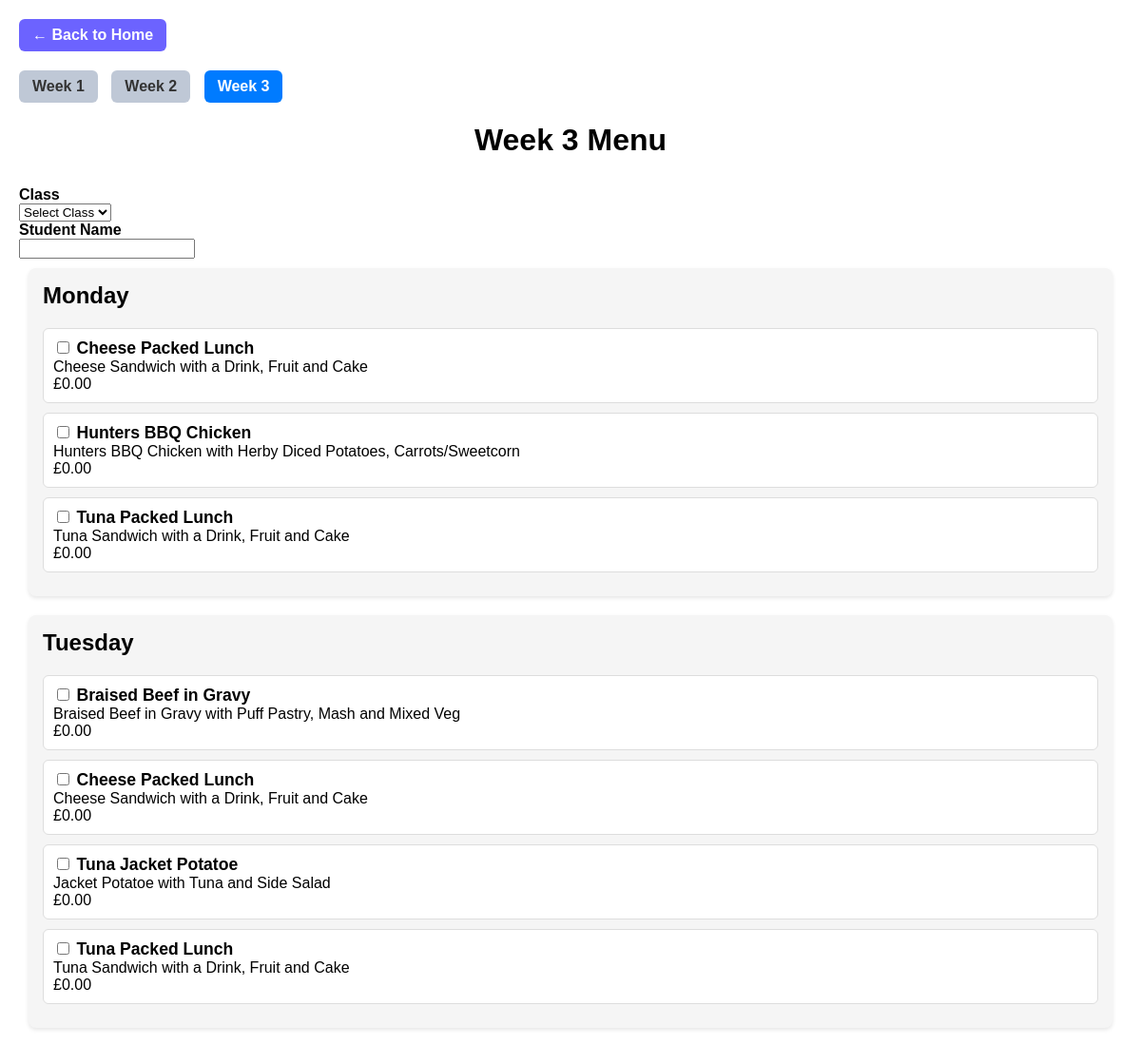
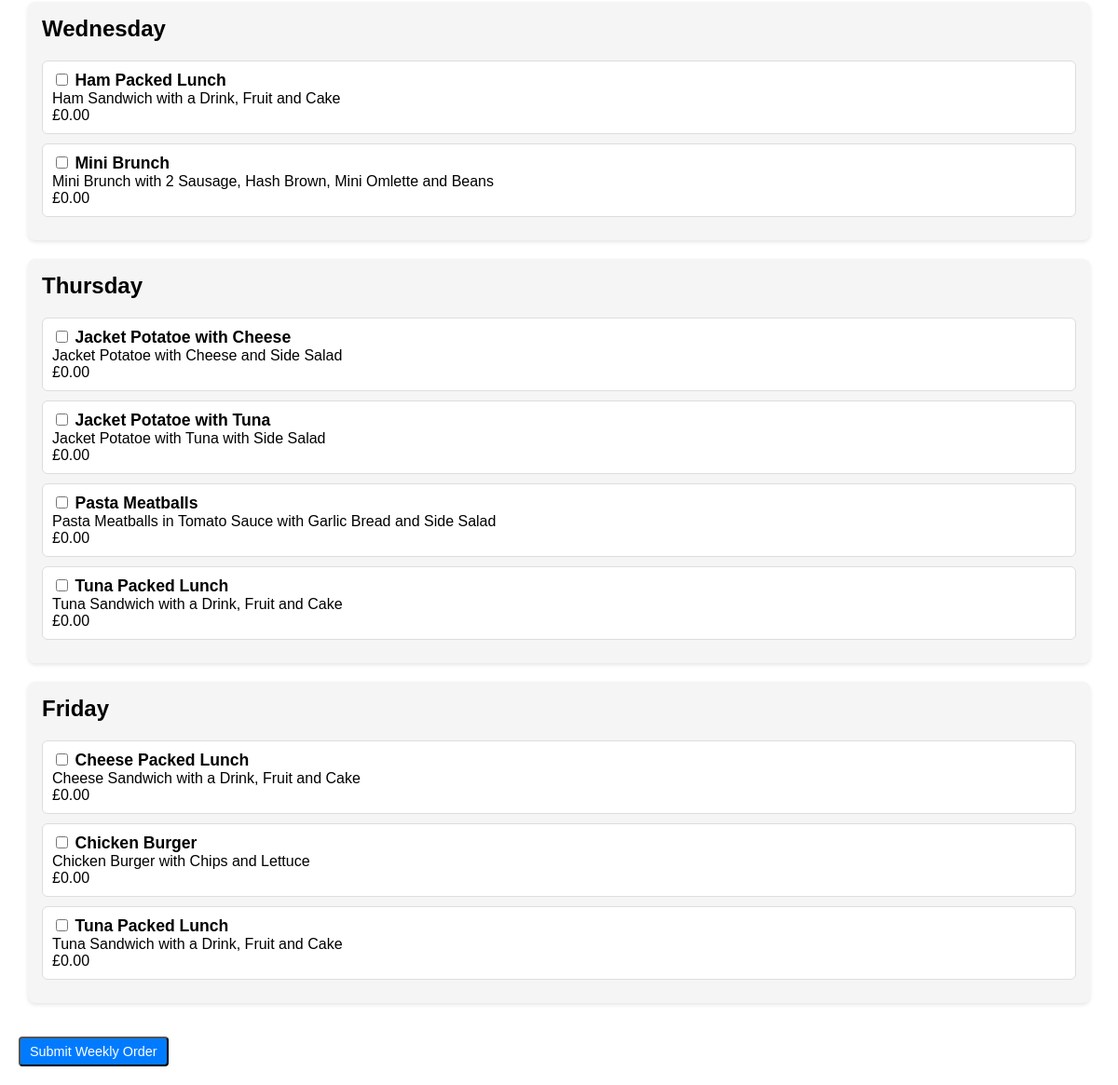
The app's page /menu/3/, older data (2 pictures, top to bottom).
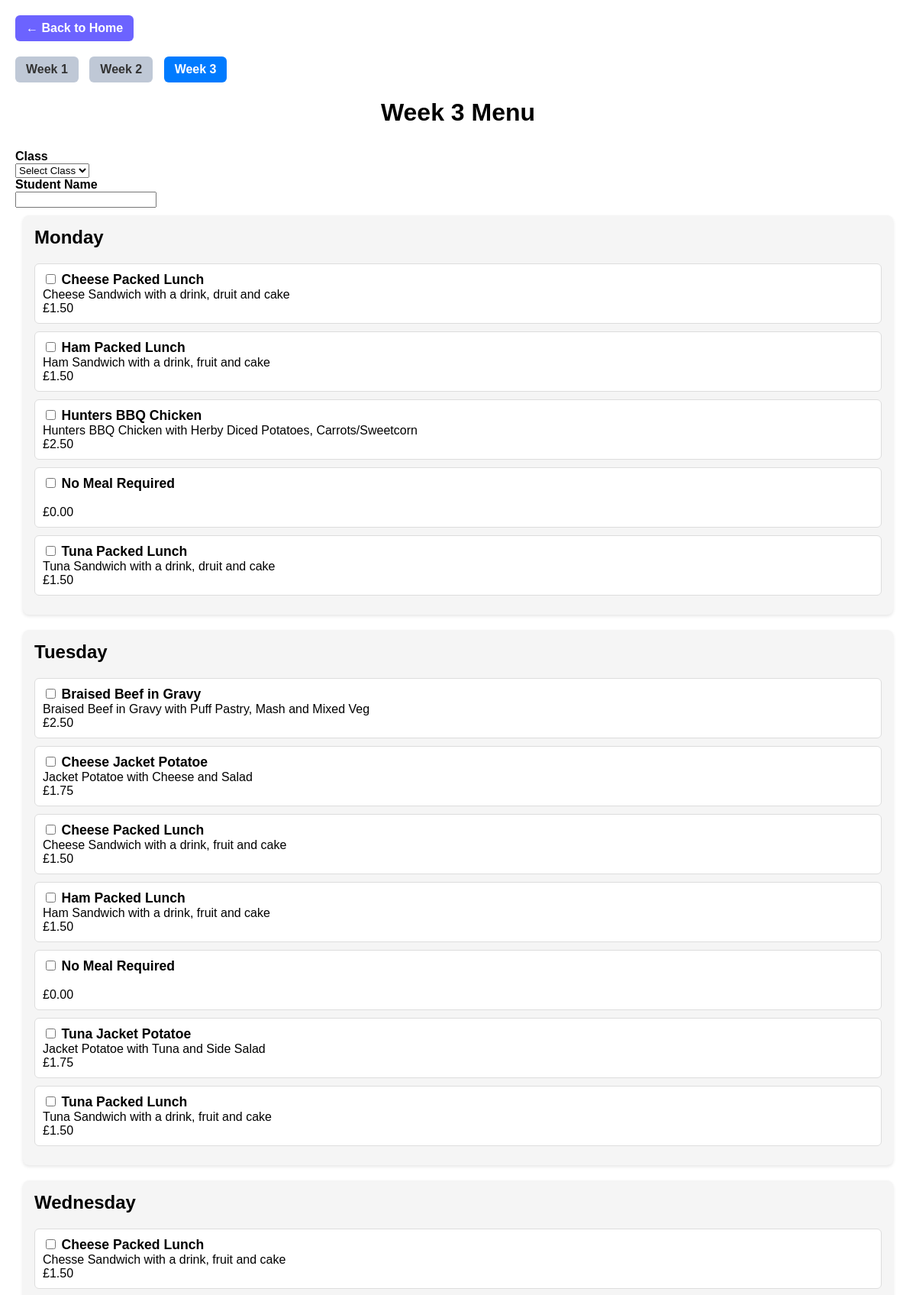
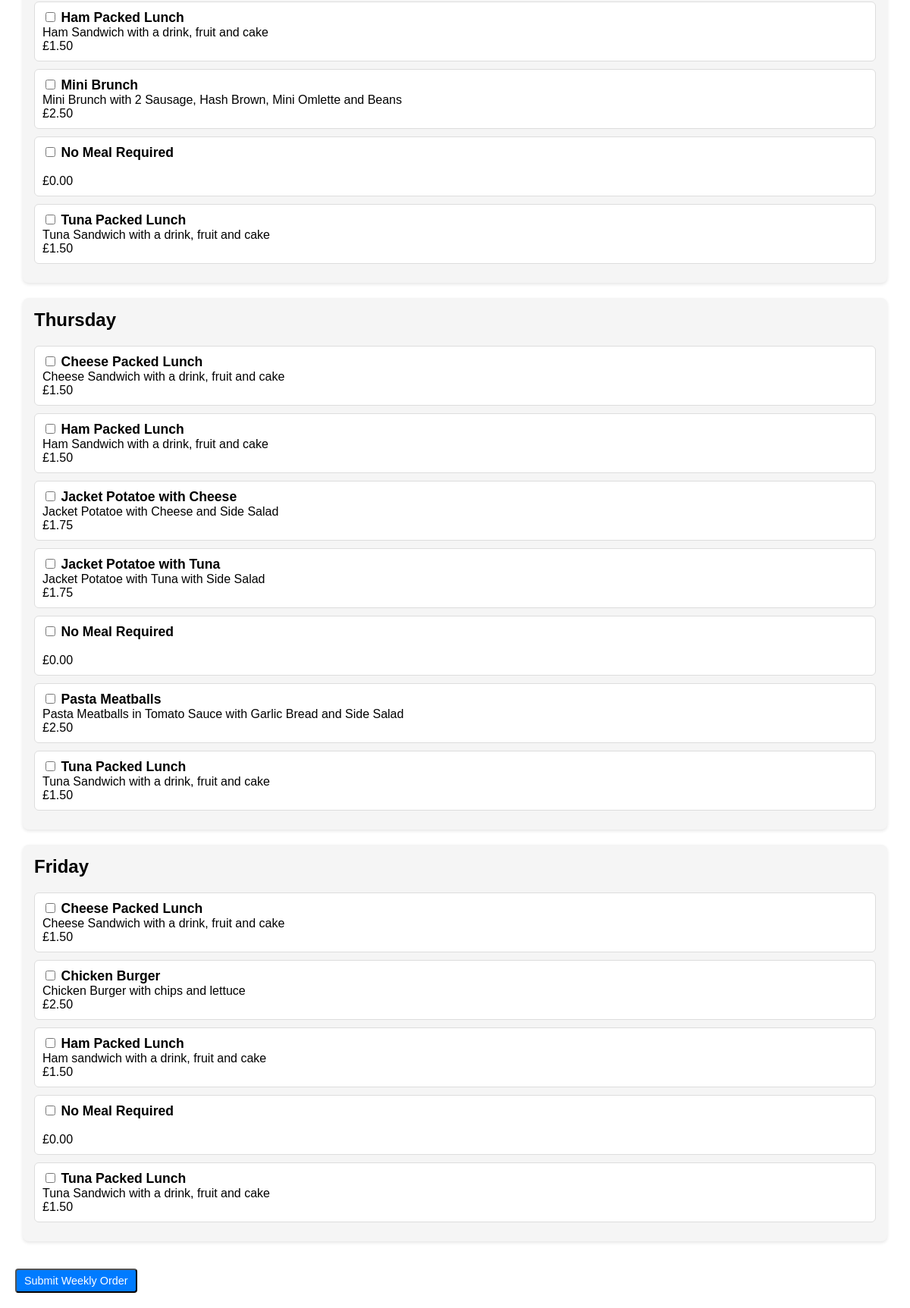
The same page, newer data (2 pictures, top to bottom).
### mealshub/models.py (models this page shows, shortened)
class Meal(models.Model):
    name = models.CharField(max_length=100)
    description = models.TextField(blank=True)
    category = models.CharField(max_length=50, blank=True)
    price = models.DecimalField(max_digits=5, decimal_places=2)
    is_available = models.BooleanField(default=True)
    week = models.IntegerField(choices=WEEK_CHOICES)
    day = models.CharField(max_length=3, choices=DAY_CHOICES)

### mealshub/views.py (the view)
# urls.py: path("menu/<int:week_number>/", views.menu_view, name="menu"),
def menu_view(request, week_number):
    meals = Meal.objects.filter(
        week=week_number,
        is_available=True
        ).order_by('day', 'name')
    days = ['Mon', 'Tue', 'Wed', 'Thu', 'Fri']
    grouped = {day: [] for day in days}
    for meal in meals:
        grouped[meal.day].append(meal)
    context = {
        "week_number": week_number,
        "grouped_meals": grouped
    }
    return render(request, "mealshub/menu.html", context)

### mealshub/templates/mealshub/menu.html (shortened to what this page needs)
<a href="/" class="return-btn">← Back to Home</a>
<div style="margin-bottom:20px;">
    <a href="/menu/1/" class="week-btn {% if week_number == 1 %}active{% endif %}">Week 1</a>
    <a href="/menu/2/" class="week-btn {% if week_number == 2 %}active{% endif %}">Week 2</a>
    <a href="/menu/3/" class="week-btn {% if week_number == 3 %}active{% endif %}">Week 3</a>
</div>
<h1>Week {{ week_number }} Menu</h1>
<form method="POST" action="{% url 'weekly_order_submit' week_number %}">
    <div class="student-block">
    <label><strong>Class</strong></label><br>
    <select name="class_name" required>
        <option value="">Select Class</option>
    </select>
</div>
    <div class="student-block">
        <label><strong>Student Name</strong></label><br>
        <input type="text" name="student" required>
    </div>
<div class="week-container">
    {% for day, meals in grouped_meals.items %}
        <div class="day-block">
    <h2>
        {% if day == 'Mon' %}Monday{% endif %}
        {% if day == 'Tue' %}Tuesday{% endif %}
        {% if day == 'Wed' %}Wednesday{% endif %}
        {% if day == 'Thu' %}Thursday{% endif %}
        {% if day == 'Fri' %}Friday{% endif %}
    </h2>
    {% if meals %}
        {% for meal in meals %}
            <div class="meal-item">
                <label>
                   <input type="checkbox" name="meal_{{ day }}" value="{{ meal.id }}">
                    <strong>{{ meal.name }}</strong><br>
                    {{ meal.description }}<br>
                    £{{ meal.price }}<br>
                </label>
            </div>
         {% endfor %}
    {% else %}
        <p>No meals for this day.</p>
    {% endif %}
  </div>
{% endfor %}
</div>
    <button type="submit" class="order-button">Submit Weekly Order</button>
</form>

Row changes from the older to the newer data that the page shows:
no longer on one of the page's lists (row edited): Meal: name "Ham Packed Lunch", description "Ham Sandwich with a Drink, Fruit and Cake", price "0.00"
no longer on one of the page's lists (row edited): Meal: name "Mini Brunch", description "Mini Brunch with 2 Sausage, Hash Brown, Mini Omlette and Beans", price "0.00"
no longer on one of the page's lists (row edited): Meal: name "Jacket Potatoe with Cheese", description "Jacket Potatoe with Cheese and Side Salad", price "0.00"
no longer on one of the page's lists (row edited): Meal: name "Jacket Potatoe with Tuna", description "Jacket Potatoe with Tuna with Side Salad", price "0.00"
no longer on one of the page's lists (row edited): Meal: name "Pasta Meatballs", description "Pasta Meatballs in Tomato Sauce with Garlic Bread and Side Salad", price "0.00"
no longer on one of the page's lists (row edited): Meal: name "Tuna Packed Lunch", description "Tuna Sandwich with a Drink, Fruit and Cake", price "0.00"
changed Meal: description "Cheese Sandwich with a Drink, Fruit and Cake" → "Cheese Sandwich with a drink, druit and cake"; price "0.00" → "1.50"
added Meal: name "Ham Packed Lunch", description "Ham Sandwich with a drink, fruit and cake", price "1.50"
changed Meal "Hunters BBQ Chicken": price "0.00" → "2.50"
added Meal: name "No Meal Required", price "0.00"
changed Meal: description "Tuna Sandwich with a Drink, Fruit and Cake" → "Tuna Sandwich with a drink, druit and cake"; price "0.00" → "1.50"
changed Meal "Braised Beef in Gravy": price "0.00" → "2.50"
added Meal: name "Cheese Jacket Potatoe", description "Jacket Potatoe with Cheese and Salad", price "1.75"
changed Meal (number 8 of 29 on the later page): description "Cheese Sandwich with a Drink, Fruit and Cake" → "Cheese Sandwich with a drink, fruit and cake"; price "0.00" → "1.50"
added Meal: name "Ham Packed Lunch", description "Ham Sandwich with a drink, fruit and cake", price "1.50"
added Meal: name "No Meal Required", price "0.00"
changed Meal "Tuna Jacket Potatoe": price "0.00" → "1.75"
changed Meal (number 12 of 29 on the later page): description "Tuna Sandwich with a Drink, Fruit and Cake" → "Tuna Sandwich with a drink, fruit and cake"; price "0.00" → "1.50"
added Meal: shows "Wednesday", name "Cheese Packed Lunch", description "Chesse Sandwich with a drink, fruit and cake", price "1.50", Meal (name "Ham Packed Lunch", description "Ham Sandwich with a drink, fruit and cake", price "1.50"), Meal (name "Mini Brunch", description "Mini Brunch with 2 Sausage, Hash Brown, Mini Omlette and Beans", price "2.50")
added Meal: name "No Meal Required", price "0.00"
added Meal: name "Tuna Packed Lunch", description "Tuna Sandwich with a drink, fruit and cake", price "1.50"
added Meal: shows "Thursday", name "Cheese Packed Lunch", description "Cheese Sandwich with a drink, fruit and cake", price "1.50", Meal (name "Jacket Potatoe with Cheese", description "Jacket Potatoe with Cheese and Side Salad", price "1.75"), Meal (name "Jacket Potatoe with Tuna", description "Jacket Potatoe with Tuna with Side Salad", price "1.75"), Meal (name "Pasta Meatballs", description "Pasta Meatballs in Tomato Sauce with Garlic Bread and Side Salad", price "2.50"), Meal (name "Tuna Packed Lunch", description "Tuna Sandwich with a drink, fruit and cake", price "1.50")
added Meal: name "Ham Packed Lunch", description "Ham Sandwich with a drink, fruit and cake", price "1.50"
added Meal: name "No Meal Required", price "0.00"
changed Meal (number 25 of 29 on the later page): description "Cheese Sandwich with a Drink, Fruit and Cake" → "Cheese Sandwich with a drink, fruit and cake"; price "0.00" → "1.50"
changed Meal "Chicken Burger": description "Chicken Burger with Chips and Lettuce" → "Chicken Burger with chips and lettuce"; price "0.00" → "2.50"
added Meal: name "Ham Packed Lunch", description "Ham sandwich with a drink, fruit and cake", price "1.50"
added Meal: name "No Meal Required", price "0.00"
changed Meal (number 29 of 29 on the later page): description "Tuna Sandwich with a Drink, Fruit and Cake" → "Tuna Sandwich with a drink, fruit and cake"; price "0.00" → "1.50"
